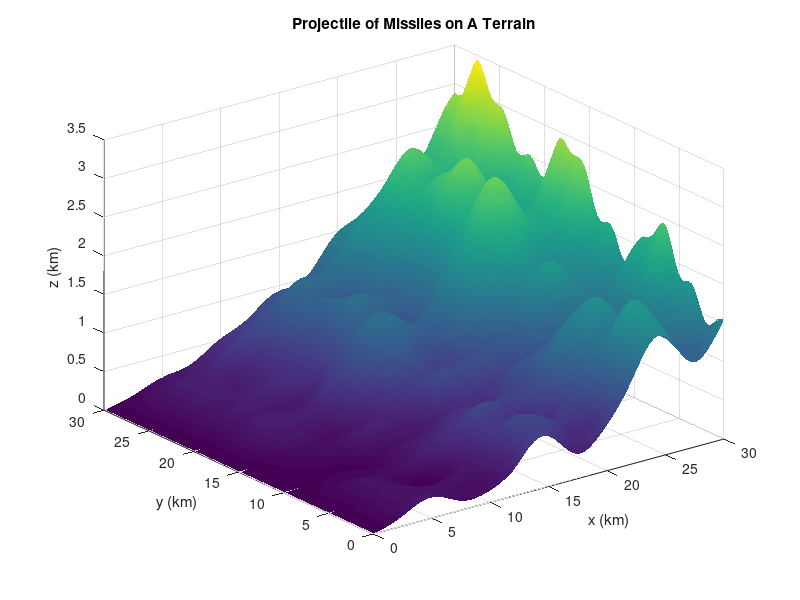

Source code (MATLAB): (Note: this script raises an error after producing the figure.)
% . . . . . . . . . . . . . . . . . . . . . . . . . . . . . . . . . . .
% .
% .  project.m
% .
% .  MAE 8: Introduction to Matlab Final Project
% .
% .  Author:  Robert Ketchum
% .
% .  This project simulates the trajectory, mach number, altitude, and
% .  acceleration of seven missiles on a mountenous terrain. To see the
% .  flight statistics of any one rocket, type "m#_flight_stats", where #
% .  represents the missile ID from 1 to 7.
% .
% .
% .  Note: to run this, ensure that terrain.mat, missile_data.txt,
% .  missile.m, mass.m, drag_coeff.m, thrust.m, and
% .  read_input.m are in the directory.
% .
% . . . . . . . . . . . . . . . . . . . . . . . . . . . . . . . . . . .



close all  % Close all files
clear all  % Clear all variables
clc        % Clear command line

format long;

%%%%%%%%%%%%%%%%%%%%%%%%%%%%%%%%%%%%%%%%%%%%%%%%%%%%
%Part 1: load data and getting ready for calculations
%%%%%%%%%%%%%%%%%%%%%%%%%%%%%%%%%%%%%%%%%%%%%%%%%%%%

input_filename = 'missile_data.txt';
%load the missile data

colors=['y','m','c','r','g','b','k'];
%create a vector with colors for plotting

load('terrain.mat');
%load the terrain

%create a figure showing the terrain. We will plot the rockets here later
figure(1); hold on;
surf(x_terrain/1000,y_terrain/1000,h_terrain/1000); 
shading interp;
xlabel('x (km)'); ylabel('y (km)'); zlabel('z (km)');
view(3); axis([0 30 0 30 0 3.5]); grid on;
title('Projectile of Missiles on A Terrain');
hold off;

%%%%%%%%%%%%%%%%%%%%%
%Part 2: computations
%%%%%%%%%%%%%%%%%%%%%

%note: entire loop runs once for each missile
for M_id=1:7
    fd = 0;
    
    %read input data from read_input.m
    [X0,Y0,Z0,m0,mf,Thmag0,theta,phi,Tburn]=read_input(input_filename,...
        M_id);
    
    %solve for missile trajectory, thrust, and velocity using missile.m
    [T,X,Y,Z,U,V,W] = missile(X0,Y0,Z0,m0,mf,Thmag0,theta,phi,Tburn);
    height=interp2(x_terrain, y_terrain, h_terrain, X(end), Y(end));

    %magnitude of velocity
    Vmag = sqrt(U.^2+V.^2+W.^2);
    
    %find acceleration and the g-force at each point in time
    Ac=0;
    Norm=0;
    for n=1:length(Z)-1
        Ac(n)=(Vmag(n+1)-Vmag(n))/0.005;
        Norm(n)=Ac(n)/9.81;
    end
    
    %mach number
    Ma = Vmag/340;
    
    %plot the trajectory of each missile
    figure(1); hold on;
    plot3(X(end)/1000, Y(end)/1000, height/1000,'pentagram', ...
    'MarkerFaceColor', colors(M_id), 'MarkerEdgeColor', ...
    colors(M_id), 'Markersize', 8);
    plot3(X/1000,Y/1000,Z/1000,colors(M_id));
    hold off;

    %plot the mach number and g-force
    figure(2);
    subplot(2,1,1);
    hold on;
    plot(T,Ma,colors(M_id));
    subplot(2,1,2);
    hold on;
    plot(T(1:end-1),Norm,colors(M_id));
    hold off;

    %create a data structure named flight_stat which stores notable data
    flight_stat(M_id).missile_ID = M_id;
    flight_stat(M_id).landing_time = T(end);

    %plot the mach number vs. altitude
    figure(3);
    hold on;
    yu(M_id)=plot(Ma,Z/1000, colors(M_id));
    for n=1:length(Z)-1
        %flight distance
        fd=fd+sqrt((X(n+1)-X(n))^2+(Y(n+1)-Y(n))^2+(Z(n+1)-Z(n))^2);
        flight_stat(M_id).travel_distance=fd;
        
        %mark where the missile breaks the sound barrier
        if(Ma(n)>=1 && Ma(n+1)<=1)
            plot(Ma(n),Z(n)/1000,[colors(M_id) 'o']); 
        elseif(Ma(n)<=1 && Ma(n+1)>=1)
            plot(Ma(n),Z(n)/1000,[colors(M_id) 'o']); 
        end
    end
    hold off;
    
    %add flight data at maximum height to data structures
    flight_stat(M_id).max_height_position=[X(find(max(Z)==Z)) ...
        Y(find(max(Z)==Z)) Z(find(max(Z)==Z))];
    flight_stat(M_id).max_height_Ma=Ma(find(max(Z)==Z));
    flight_stat(M_id).max_height_Acc=Ac(find(max(Z)==Z));

    %add flight data at crash to data structures
    vel(M_id)=Vmag(end);
    flight_stat(M_id).landing_location=[X(end) Y(end) Z(end)];
    flight_stat(M_id).landing_Ma=Ma(end);
    flight_stat(M_id).landing_Acc=Ac(end);
end

%%%%%%%%%%%%%%%%%%%%%%%%%%%%%%%%%%%%%%%%
%Part 3: Plotting and displaying results
%%%%%%%%%%%%%%%%%%%%%%%%%%%%%%%%%%%%%%%%

%legends for position plot
figure(1);
hold on;
legend('terrain','Impact 1','Flight Path 1', 'Impact 2', ...
    'Flight Path 2','Impact 3','Flight Path 3','Impact 4', ...
    'Flight Path 4','Impact 5','Flight Path 5','Impact 6', ...
    'Flight Path 6','Impact 7','Flight Path 7');
hold off;

%legends for mach number plot
figure(2);
subplot(2,1,1);
hold on;
title('Time vs Mach Number');
xlabel('Time (s)');ylabel('Mach Number');
legend('Missile 1', 'Missile 2','Missile 3','Missile 4', ...
    'Missile 5','Missile 6','Missile 7');
grid on
hold off;

%legends for acceleration plot
subplot(2,1,2);
hold on;
title('Time vs Acceleration Normalized by Gravity');
xlabel('Time (s)');ylabel('Acceleration / Gravity');
legend('Missile 1', 'Missile 2','Missile 3','Missile 4', ...
    'Missile 5','Missile 6','Missile 7');
grid on
hold off;

%legends for mach number v altitude plot
figure(3);
hold on;
title('Mach Number vs Altitude');
xlabel('Mach Number');ylabel('Altitude [km]');
legend([yu],{'Missile 1', 'Missile 2','Missile 3','Missile 4', ...
    'Missile 5','Missile 6','Missile 7'});
grid on
hold off;

%creates a data structure with the flight statistics
m1_flight_stats = flight_stat(1);
m2_flight_stats = flight_stat(2);
m3_flight_stats = flight_stat(3);
m4_flight_stats = flight_stat(4);
m5_flight_stats = flight_stat(5);
m6_flight_stats = flight_stat(6);
m7_flight_stats = flight_stat(7);